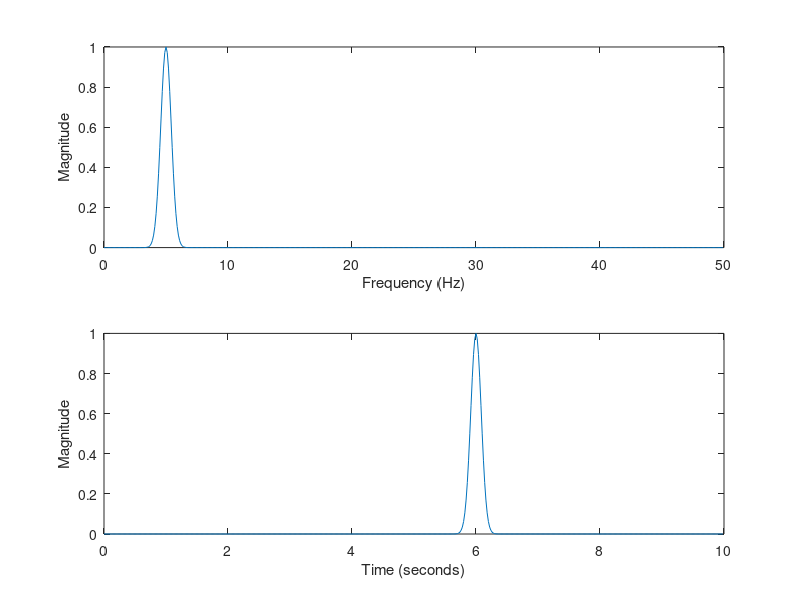

Here is the MATLAB script that generated this plot:
clear all
clc

Ts = 1/50;
t = 0:Ts:10-Ts;
%x = sin(2*pi*15*t) + sin(2*pi*20*t);
x=exp(-((t-5).^2)/(4*0.3^2));

% subplot(3,1,1)
% plot(t,x)
% xlabel('Time (seconds)')
% ylabel('Amplitude')

y = fft(x);
fs = 1/Ts;
f = (0:length(y)-1)*fs/length(y);

% subplot(3,1,2)
% plot(f,abs(y))
% xlabel('Frequency (Hz)')
% ylabel('Magnitude')
% 
% n = length(x);
% fshift = (-n/2:n/2-1)*(fs/n);
% yshift = fftshift(y);
% subplot(3,1,3)
% plot(fshift,abs(yshift))
% xlabel('Frequency (Hz)')
% ylabel('Magnitude')
% 
xf=ifft(y);
% figure
% subplot(3,1,1)
% plot(t,x)
% xlabel('Time (seconds)')
% ylabel('Amplitude')

yshift2=exp(-((f-5).^2)/(4*0.3^2));

subplot(2,1,1)
plot(f,yshift2)
xlabel('Frequency (Hz)')
ylabel('Magnitude')

xshift = ifftshift(yshift2);
subplot(2,1,2)
plot(t,abs(xshift))
xlabel('Time (seconds)')
ylabel('Magnitude')
